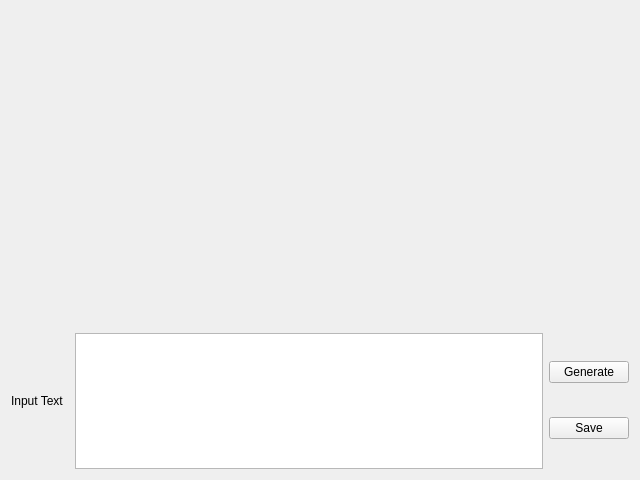
<?xml version="1.0" encoding="UTF-8"?>
<ui version="4.0">
 <class>QRGenerator</class>
 <widget class="QWidget" name="QRGenerator">
  <property name="geometry">
   <rect>
    <x>0</x>
    <y>0</y>
    <width>640</width>
    <height>480</height>
   </rect>
  </property>
  <property name="windowTitle">
   <string>Form</string>
  </property>
  <layout class="QGridLayout" name="gridLayout" rowstretch="7,3">
   <item row="0" column="0">
    <widget class="QLabel" name="label_image">
     <property name="text">
      <string/>
     </property>
    </widget>
   </item>
   <item row="1" column="0">
    <layout class="QHBoxLayout" name="horizontalLayout" stretch="1,8,1">
     <item>
      <widget class="QLabel" name="label_text">
       <property name="text">
        <string>Input Text</string>
       </property>
      </widget>
     </item>
     <item>
      <widget class="QTextEdit" name="textEdit_input"/>
     </item>
     <item>
      <layout class="QVBoxLayout" name="verticalLayout">
       <item>
        <widget class="QPushButton" name="pushButton_generate">
         <property name="text">
          <string>Generate</string>
         </property>
        </widget>
       </item>
       <item>
        <widget class="QPushButton" name="pushButton_save">
         <property name="text">
          <string>Save</string>
         </property>
        </widget>
       </item>
      </layout>
     </item>
    </layout>
   </item>
  </layout>
 </widget>
 <resources/>
 <connections/>
</ui>
